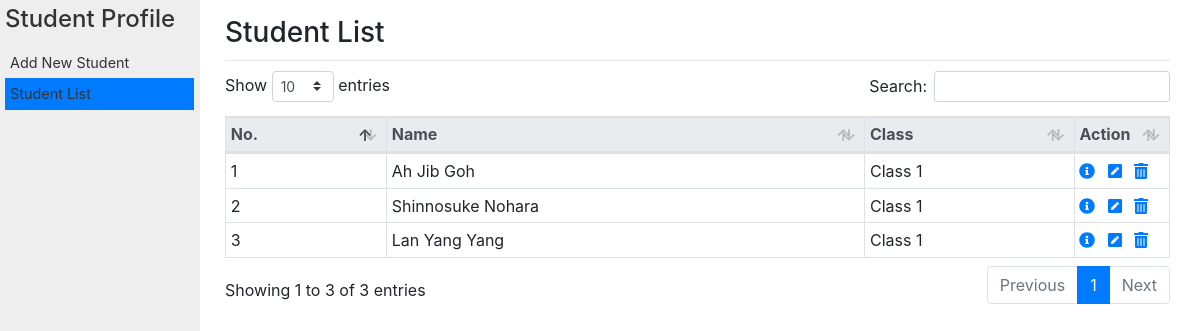
Page /list.php on the committed database.
### tables this page shows
CREATE TABLE `tbl_student` (
  `stu_id` int(11) NOT NULL,
  `stu_name` varchar(200) NOT NULL,
  `ic_num` varchar(12) NOT NULL,
  `phone_no` varchar(15) NOT NULL,
  `gender` int(1) NOT NULL COMMENT '1: male, 2: female, 3: other',
  `cls_id` int(11) NOT NULL COMMENT 'link tbl_class',
  `stu_image` text,
  `father_name` varchar(200) DEFAULT NULL,
  `father_ic` varchar(12) DEFAULT NULL,
  `mother_name` varchar(200) DEFAULT NULL,
  `mother_ic` varchar(12) DEFAULT NULL,
  `eme_name` varchar(200) NOT NULL,
  `eme_relationship` varchar(100) NOT NULL,
  `eme_phone` varchar(15) NOT NULL,
  `status_id` int(1) NOT NULL DEFAULT '1' COMMENT '1: active, 2: deleted'
);

CREATE TABLE `tbl_class` (
  `cls_id` int(11) NOT NULL,
  `cls_name` varchar(200) NOT NULL,
  `status_id` int(1) NOT NULL DEFAULT '1' COMMENT '1: active, 2: deleted'
);

### classes/Student.php (called while the page is built, shortened)
<?php
class Student {
    private $conn = null;
    public function __construct($conn) {
        $this->conn = $conn;
    }
    public function getStudentList() {
        $sql = "SELECT stu.*, cls.cls_name FROM tbl_student stu
                LEFT JOIN tbl_class cls ON stu.cls_id = cls.cls_id
                WHERE stu.status_id = 1 ";
        $query = $this->conn->query($sql);
        return $query->fetchAll(PDO::FETCH_ASSOC);
    }
}
?>

### list.php (the view, shortened to what this page needs)
<?php
include_once 'includes/config.php';
$page_header = "Student List";
$nav_active  = "list";
include_once 'includes/header.php';
?>
<div class="container-fluid">
    <?php
        include_once 'includes/sidebar.php';
    ?>
    <div class="col-12 col-sm-10 offset-sm-2 py-3 content-box">
        <h3 class="page_header"><?= $page_header; ?></h3>
        <hr>
        <table class="table table-sm table-bordered" id="list">
            <thead class="thead-light">
                <tr>
                    <th>No.</th>
                    <th>Name</th>
                    <th>Class</th>
                    <th width="10%">Action</th>
                </tr>
            </thead>
            <tbody>
            <?php
                $stu_row = $stu_class->getStudentList();
                foreach ($stu_row as $key => $row) {
                    $stu_id   = $row["stu_id"];
                    $stu_name = $row["stu_name"];
                    $cls_name = $row["cls_name"];
                    $action   = "<a class='mr-2' href='/studentprofile/view.php?stu_id={$stu_id}' data-toggle='tooltip' title='View'><i class='fas fa-info-circle'></i></a> ";
                    $action   .= "<a class='mr-2' href='/studentprofile/edit.php?stu_id={$stu_id}' data-toggle='tooltip' title='Edit'><i class='fas fa-pen-square'></i></a> ";
                    $action   .= "<a class='mr-2' href='javascript:void(0);' data-toggle='tooltip' title='Delete' onclick='confirmDeleteStudent({$stu_id});'><i class='fas fa-trash-alt'></i></a> ";
                    ?>
                    <tr>
                        <td><?= ++$key; ?></td>
                        <td><?= $stu_name; ?></td>
                        <td><?= $cls_name; ?></td>
                        <td><?= $action; ?></td>
                    </tr>
                    <?php
                }
            ?>
            </tbody>
        </table>
    </div>
</div>
<?php include_once 'includes/footer.php'; ?>

### includes/header.php (shortened to what this page needs)
<!DOCTYPE html>
<html>
<head>
    <link rel="stylesheet" type="text/css" href="/studentprofile/media/fontawesome/css/all.min.css">
    <link rel="stylesheet" type="text/css" href="/studentprofile/media/bootstrap/css/bootstrap.min.css">
    <link rel="stylesheet" type="text/css" href="/studentprofile/media/datatable/dataTables.bootstrap4.min.css">
    <link rel="stylesheet" type="text/css" href="/studentprofile/media/datatable/fixedHeader.bootstrap4.min.css">
    <link rel="stylesheet" type="text/css" href="/studentprofile/media/css/sidebar.css?d=<?= date("YmdHis"); ?>">
    <link rel="stylesheet" type="text/css" href="/studentprofile/media/css/style.css?d=<?= date("YmdHis"); ?>">
</head>
<body>

### includes/sidebar.php (shortened to what this page needs)
<nav class="d-none d-sm-block col-12 col-sm-2" id="sidebar">
    <div class="sidebar-header">
        <h4>Student Profile</h4>
    </div>
    <ul class="list-unstyled components">
        <li class="<?= ($nav_active == "index") ? "bg-primary active" : ""; ?>">
            <a href="/studentprofile/index.php">Add New Student</a>
        </li>
        <li class="<?= ($nav_active == "list") ? "bg-primary" : ""; ?>">
            <a href="/studentprofile/list.php">Student List</a>
        </li>
    </ul>
</nav>

### includes/footer.php (shortened to what this page needs)
</body>
</html>

### media/css/sidebar.css (style rules this page uses)
#sidebar { position: fixed; top: 0; left: 0; height: 100vh; z-index: 999; background: #eee; color: #333; transition: all 0.3s; padding: 5px !important; border-right: 1px solid #eee; }
#sidebar ul.components { padding: 5px 0 10px 0; }
#sidebar ul p, { color: #333; padding: 5px; }
#sidebar ul li a { padding: 5px; font-size: 0.9em; display: block; color: #333; text-decoration: none; }

### media/css/style.css (style rules this page uses)
hr { margin-top: 10px !important; margin-bottom: 10px !important; }

### rows in the picture
tbl_student: stu_name "Ah Jib Goh", cls.cls_name "Class 1"
tbl_student: stu_name "Shinnosuke Nohara", cls.cls_name "Class 1"
tbl_student: stu_name "Lan Yang Yang", cls.cls_name "Class 1"

### other values in the picture
$page_header "Student List"
